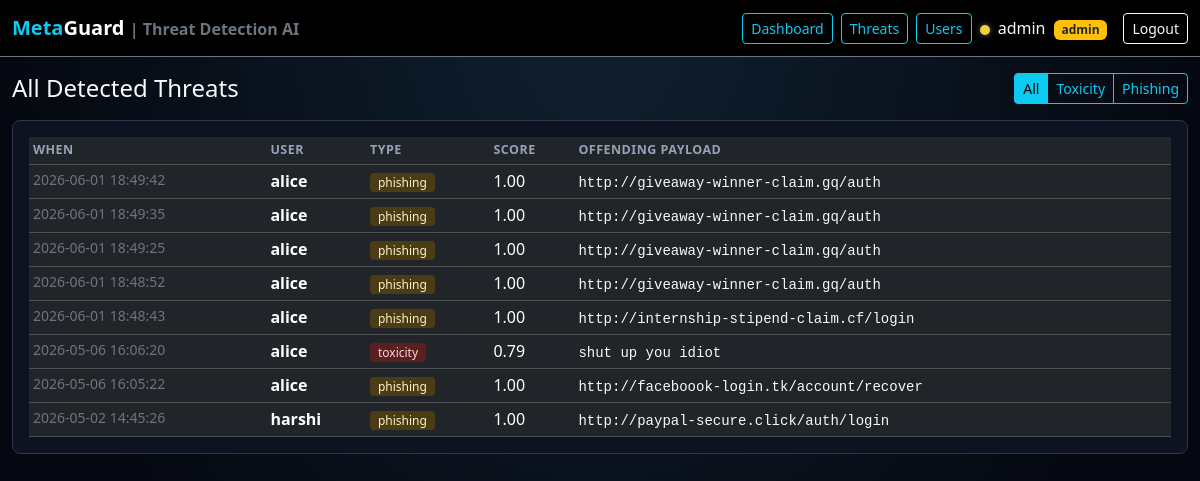
The app's page /admin/threats (signed in) with its own data.
### models.py (models this page shows, shortened)
class User(UserMixin, db.Model):
    __tablename__ = "users"
    id = db.Column(db.Integer, primary_key=True)
    username = db.Column(db.String(50), unique=True, nullable=False)
    password_hash = db.Column(db.String(255), nullable=False)
    role = db.Column(db.String(10), default="user", nullable=False)
    avatar_color = db.Column(db.String(7), default="#5DADE2", nullable=False)
    x = db.Column(db.Integer, default=100, nullable=False)
    y = db.Column(db.Integer, default=100, nullable=False)
    is_banned = db.Column(db.Boolean, default=False, nullable=False)
    created_at = db.Column(db.DateTime, default=datetime.utcnow, nullable=False)
    messages = db.relationship("Message", backref="user", lazy=True)
    threats = db.relationship("Threat", backref="user", lazy=True)
    @property
    def is_admin(self) -> bool:
        return self.role == "admin"

class Threat(db.Model):
    __tablename__ = "threats"
    id = db.Column(db.Integer, primary_key=True)
    user_id = db.Column(db.Integer, db.ForeignKey("users.id"), nullable=False)
    message_id = db.Column(db.Integer, db.ForeignKey("messages.id"), nullable=True)
    threat_type = db.Column(db.String(20), nullable=False)  # 'toxicity' | 'phishing'
    score = db.Column(db.Float, nullable=False)
    payload = db.Column(db.Text, nullable=False)  # the offending text or URL
    timestamp = db.Column(db.DateTime, default=datetime.utcnow, nullable=False, index=True)

### admin.py (the view)
@admin_bp.route("/threats")
@login_required
@admin_required
def threats_view():
    type_filter = request.args.get("type", "")
    query = Threat.query
    if type_filter in ("toxicity", "phishing"):
        query = query.filter_by(threat_type=type_filter)
    rows = query.order_by(Threat.timestamp.desc()).limit(200).all()
    user_cache = {u.id: u for u in User.query.all()}
    return render_template(
        "admin_threats.html",
        type_filter=type_filter,
        threats=[
            {
                "id": t.id,
                "username": user_cache[t.user_id].username if t.user_id in user_cache else "?",
                "type": t.threat_type,
                "score": t.score,
                "payload": t.payload,
                "when": t.timestamp.strftime("%Y-%m-%d %H:%M:%S"),
            }
            for t in rows
        ],
    )

### admin.py (called while the page is built)
def admin_required(f):
    @wraps(f)
    def wrapper(*args, **kwargs):
        if not current_user.is_authenticated or not current_user.is_admin:
            abort(403)
        return f(*args, **kwargs)
    return wrapper

### app.py (called while the page is built)
@login_manager.user_loader
def load_user(user_id: str):
    return db.session.get(User, int(user_id))

### templates/admin_threats.html (shortened to what this page needs)
{% extends "base.html" %}
{% block content %}
<div class="d-flex justify-content-between align-items-center mb-3">
  <h4 class="mb-0">All Detected Threats</h4>
  <div class="btn-group" role="group">
    <a class="btn btn-sm btn-outline-info {% if not type_filter %}active{% endif %}" href="{{ url_for('admin.threats_view') }}">All</a>
    <a class="btn btn-sm btn-outline-info {% if type_filter == 'toxicity' %}active{% endif %}" href="{{ url_for('admin.threats_view', type='toxicity') }}">Toxicity</a>
    <a class="btn btn-sm btn-outline-info {% if type_filter == 'phishing' %}active{% endif %}" href="{{ url_for('admin.threats_view', type='phishing') }}">Phishing</a>
  </div>
</div>
<div class="chart-card">
  <table class="table table-dark table-sm threats-table mb-0">
    <thead>
      <tr>
        <th>When</th>
        <th>User</th>
        <th>Type</th>
        <th>Score</th>
        <th>Offending payload</th>
      </tr>
    </thead>
    <tbody>
      {% for t in threats %}
        <tr>
          <td class="text-secondary small">{{ t.when }}</td>
          <td><strong>{{ t.username }}</strong></td>
          <td><span class="threat-type-{{ t.type }}">{{ t.type }}</span></td>
          <td>{{ "%.2f"|format(t.score) }}</td>
          <td><code class="text-light">{{ t.payload }}</code></td>
        </tr>
      {% else %}
        <tr><td colspan="5" class="text-secondary text-center py-4">No threats match this filter.</td></tr>
      {% endfor %}
    </tbody>
  </table>
</div>
{% endblock %}

### templates/base.html (shortened to what this page needs)
<!doctype html>
<html lang="en">
<head>
  <link rel="stylesheet" href="https://cdn.jsdelivr.net/npm/bootstrap@5.3.2/dist/css/bootstrap.min.css">
  <link rel="stylesheet" href="{{ url_for('static', filename='css/style.css') }}">
</head>
<body class="bg-dark text-light">
  <nav class="navbar navbar-expand-lg navbar-dark bg-black border-bottom border-secondary">
    <div class="container-fluid">
      <a class="navbar-brand fw-bold" href="{{ url_for('index') }}">
        <span class="text-info">Meta</span>Guard <small class="text-secondary fs-6">| Threat Detection AI</small>
      </a>
      <div class="d-flex align-items-center">
        {% if current_user.is_authenticated %}
          {% if current_user.is_admin %}
            <a class="btn btn-outline-info btn-sm me-2" href="{{ url_for('admin.dashboard') }}">Dashboard</a>
            <a class="btn btn-outline-info btn-sm me-2" href="{{ url_for('admin.threats_view') }}">Threats</a>
            <a class="btn btn-outline-info btn-sm me-2" href="{{ url_for('admin.users_view') }}">Users</a>
          {% else %}
            <a class="btn btn-outline-info btn-sm me-2" href="{{ url_for('metaverse.room') }}">Enter Room</a>
          {% endif %}
          <span class="text-light me-3">
            <span class="dot" style="background: {{ current_user.avatar_color }}"></span>
            {{ current_user.username }}
            {% if current_user.is_admin %}<span class="badge bg-warning text-dark ms-1">admin</span>{% endif %}
          </span>
          <a class="btn btn-outline-light btn-sm" href="{{ url_for('auth.logout') }}">Logout</a>
        {% else %}
          <a class="btn btn-outline-info btn-sm me-2" href="{{ url_for('auth.login') }}">Login</a>
          <a class="btn btn-info btn-sm" href="{{ url_for('auth.register') }}">Register</a>
        {% endif %}
      </div>
    </div>
  </nav>
  <div class="container-fluid mt-3">
    {% block content %}{% endblock %}
  </div>
</body>
</html>

### static/css/style.css (style rules this page uses)
body { font-family: "Segoe UI", "Helvetica Neue", Arial, sans-serif; min-height: 100vh; background: radial-gradient(ellipse at top, #102030 0%, #050810 70%); }
.dot { display: inline-block; width: 10px; height: 10px; border-radius: 50%; margin-right: 4px; vertical-align: middle; box-shadow: 0 0 6px rgba(255, 255, 255, 0.4); }
.threats-table th { font-size: 0.78rem; text-transform: uppercase; letter-spacing: 0.04em; color: #94a3b8; }
.threat-type-toxicity { background: #5b1f1f; color: #ffd5d5; padding: 1px 8px; border-radius: 4px; font-size: 0.75rem; }
.threat-type-phishing { background: #4a3c14; color: #fff3c4; padding: 1px 8px; border-radius: 4px; font-size: 0.75rem; }
.chart-card { background: #0d1320; border: 1px solid #2d3748; border-radius: 8px; padding: 1rem; }
a { color: #4cc9f0; }

### records on screen
User: username "admin"
User: username "alice" "alice" "alice" "alice" "alice" "alice" "alice"
Threat: type "phishing", score "1.00", payload "http://giveaway-winner-claim.gq/auth"
Threat: type "phishing", score "1.00", payload "http://giveaway-winner-claim.gq/auth"
Threat: type "phishing", score "1.00", payload "http://giveaway-winner-claim.gq/auth"
Threat: type "phishing", score "1.00", payload "http://giveaway-winner-claim.gq/auth"
Threat: type "phishing", score "1.00", payload "http://internship-stipend-claim.cf/login"
Threat: type "toxicity", score "0.79", payload "shut up you idiot"
Threat: type "phishing", score "1.00", payload "http://faceboook-login.tk/account/recover"
User: username "harshi"
Threat: type "phishing", score "1.00", payload "http://paypal-secure.click/auth/login"

### other values on screen
{{ t.when }} "2026-06-01 18:49:42" "2026-06-01 18:49:35" "2026-06-01 18:49:25" "2026-06-01 18:48:52" "2026-06-01 18:48:43" "2026-05-06 16:06:20" "2026-05-06 16:05:22" "2026-05-02 14:45:26"
